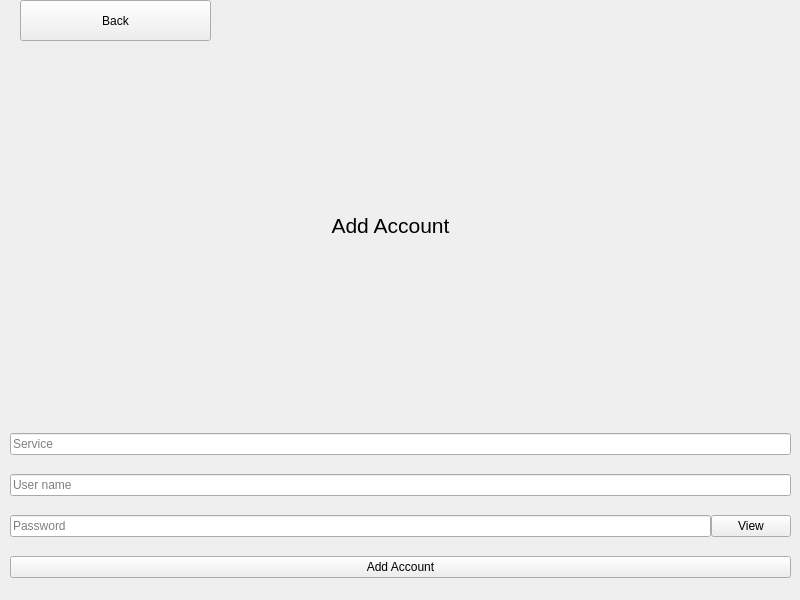
<?xml version="1.0" encoding="UTF-8"?>
<ui version="4.0">
 <class>Form</class>
 <widget class="QWidget" name="Form">
  <property name="geometry">
   <rect>
    <x>0</x>
    <y>0</y>
    <width>800</width>
    <height>600</height>
   </rect>
  </property>
  <property name="windowTitle">
   <string>Form</string>
  </property>
  <widget class="QWidget" name="verticalLayoutWidget">
   <property name="geometry">
    <rect>
     <x>10</x>
     <y>420</y>
     <width>781</width>
     <height>171</height>
    </rect>
   </property>
   <layout class="QVBoxLayout" name="verticalLayout">
    <item>
     <widget class="QLineEdit" name="service">
      <property name="placeholderText">
       <string>Service</string>
      </property>
     </widget>
    </item>
    <item>
     <widget class="QLineEdit" name="username">
      <property name="placeholderText">
       <string>User name</string>
      </property>
     </widget>
    </item>
    <item>
     <layout class="QHBoxLayout" name="horizontalLayout">
      <property name="spacing">
       <number>0</number>
      </property>
      <property name="sizeConstraint">
       <enum>QLayout::SetMinimumSize</enum>
      </property>
      <item>
       <widget class="QLineEdit" name="password">
        <property name="echoMode">
         <enum>QLineEdit::Password</enum>
        </property>
        <property name="placeholderText">
         <string>Password</string>
        </property>
       </widget>
      </item>
      <item>
       <widget class="QPushButton" name="veiwButton">
        <property name="text">
         <string>View</string>
        </property>
        <property name="icon">
         <iconset theme="edit-find"/>
        </property>
       </widget>
      </item>
     </layout>
    </item>
    <item>
     <widget class="QPushButton" name="addButton">
      <property name="text">
       <string>Add Account</string>
      </property>
     </widget>
    </item>
   </layout>
  </widget>
  <widget class="QLabel" name="label">
   <property name="geometry">
    <rect>
     <x>225</x>
     <y>180</y>
     <width>331</width>
     <height>91</height>
    </rect>
   </property>
   <property name="font">
    <font>
     <pointsize>16</pointsize>
    </font>
   </property>
   <property name="text">
    <string>Add Account</string>
   </property>
   <property name="alignment">
    <set>Qt::AlignCenter</set>
   </property>
  </widget>
  <widget class="QPushButton" name="backButton">
   <property name="geometry">
    <rect>
     <x>20</x>
     <y>0</y>
     <width>191</width>
     <height>41</height>
    </rect>
   </property>
   <property name="text">
    <string>Back</string>
   </property>
   <property name="icon">
    <iconset theme="go-previous"/>
   </property>
  </widget>
 </widget>
 <resources/>
 <connections/>
</ui>
